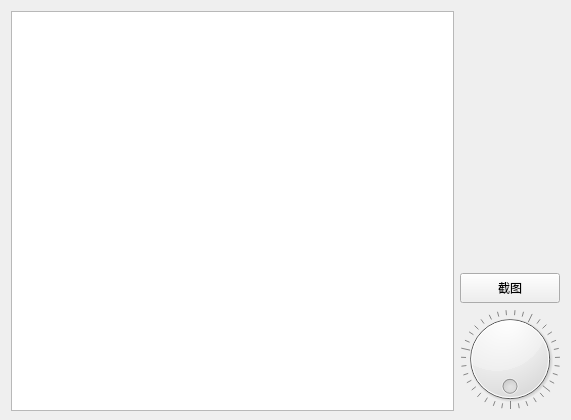
<?xml version="1.0" encoding="UTF-8"?>
<ui version="4.0">
 <class>concir</class>
 <widget class="QWidget" name="concir">
  <property name="geometry">
   <rect>
    <x>0</x>
    <y>0</y>
    <width>571</width>
    <height>420</height>
   </rect>
  </property>
  <property name="sizePolicy">
   <sizepolicy hsizetype="Preferred" vsizetype="Preferred">
    <horstretch>0</horstretch>
    <verstretch>0</verstretch>
   </sizepolicy>
  </property>
  <property name="minimumSize">
   <size>
    <width>570</width>
    <height>400</height>
   </size>
  </property>
  <property name="windowTitle">
   <string>圆形截面浓度分布</string>
  </property>
  <layout class="QGridLayout" name="gridLayout">
   <item row="0" column="0">
    <widget class="QCustomPlot" name="customPlot">
     <property name="sizePolicy">
      <sizepolicy hsizetype="Preferred" vsizetype="Preferred">
       <horstretch>0</horstretch>
       <verstretch>0</verstretch>
      </sizepolicy>
     </property>
     <property name="minimumSize">
      <size>
       <width>400</width>
       <height>400</height>
      </size>
     </property>
    </widget>
   </item>
   <item row="0" column="1">
    <layout class="QVBoxLayout" name="verticalLayout">
     <item>
      <spacer name="verticalSpacer">
       <property name="orientation">
        <enum>Qt::Vertical</enum>
       </property>
       <property name="sizeType">
        <enum>QSizePolicy::Preferred</enum>
       </property>
       <property name="sizeHint" stdset="0">
        <size>
         <width>38</width>
         <height>292</height>
        </size>
       </property>
      </spacer>
     </item>
     <item>
      <widget class="QPushButton" name="pushBut_SreenShot">
       <property name="sizePolicy">
        <sizepolicy hsizetype="Preferred" vsizetype="Fixed">
         <horstretch>0</horstretch>
         <verstretch>0</verstretch>
        </sizepolicy>
       </property>
       <property name="minimumSize">
        <size>
         <width>80</width>
         <height>30</height>
        </size>
       </property>
       <property name="text">
        <string>截图</string>
       </property>
      </widget>
     </item>
     <item>
      <widget class="QDial" name="dial">
       <property name="sizePolicy">
        <sizepolicy hsizetype="Fixed" vsizetype="Fixed">
         <horstretch>0</horstretch>
         <verstretch>0</verstretch>
        </sizepolicy>
       </property>
       <property name="minimumSize">
        <size>
         <width>100</width>
         <height>100</height>
        </size>
       </property>
       <property name="maximum">
        <number>35</number>
       </property>
       <property name="wrapping">
        <bool>true</bool>
       </property>
       <property name="notchesVisible">
        <bool>true</bool>
       </property>
      </widget>
     </item>
    </layout>
   </item>
  </layout>
 </widget>
 <customwidgets>
  <customwidget>
   <class>QCustomPlot</class>
   <extends>QTextBrowser</extends>
   <header>qcustomplot.h</header>
  </customwidget>
 </customwidgets>
 <resources/>
 <connections/>
</ui>
